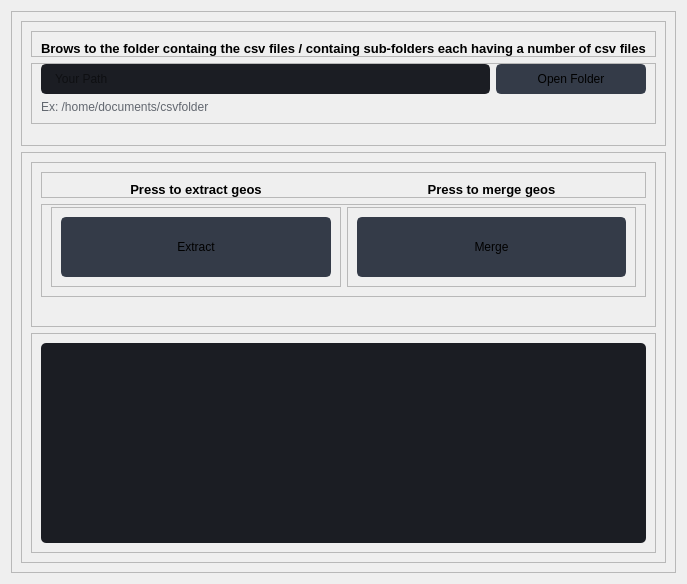
                  <widget class="QWidget" name="page5_Geos">
                   <layout class="QVBoxLayout" name="verticalLayout_34">
                    <item>
                     <widget class="QFrame" name="frame_71">
                      <property name="frameShape">
                       <enum>QFrame::StyledPanel</enum>
                      </property>
                      <property name="frameShadow">
                       <enum>QFrame::Raised</enum>
                      </property>
                      <layout class="QVBoxLayout" name="verticalLayout_33">
                       <item>
                        <widget class="QFrame" name="frame_72">
                         <property name="frameShape">
                          <enum>QFrame::StyledPanel</enum>
                         </property>
                         <property name="frameShadow">
                          <enum>QFrame::Raised</enum>
                         </property>
                         <layout class="QVBoxLayout" name="verticalLayout_30">
                          <property name="bottomMargin">
                           <number>15</number>
                          </property>
                          <item>
                           <widget class="QFrame" name="frame_73">
                            <property name="frameShape">
                             <enum>QFrame::StyledPanel</enum>
                            </property>
                            <property name="frameShadow">
                             <enum>QFrame::Raised</enum>
                            </property>
                            <layout class="QHBoxLayout" name="horizontalLayout_37">
                             <property name="bottomMargin">
                              <number>0</number>
                             </property>
                             <item>
                              <widget class="QLabel" name="labelBoxBlenderInstalation_10">
                               <property name="font">
                                <font>
                                 <family>Segoe UI</family>
                                 <pointsize>10</pointsize>
                                 <weight>75</weight>
                                 <bold>true</bold>
                                </font>
                               </property>
                               <property name="styleSheet">
                                <string notr="true"/>
                               </property>
                               <property name="text">
                                <string>Brows to the folder containg the csv files / containg sub-folders each having a number of csv files</string>
                               </property>
                              </widget>
                             </item>
                            </layout>
                           </widget>
                          </item>
                          <item>
                           <widget class="QFrame" name="frame_74">
                            <property name="frameShape">
                             <enum>QFrame::StyledPanel</enum>
                            </property>
                            <property name="frameShadow">
                             <enum>QFrame::Raised</enum>
                            </property>
                            <layout class="QHBoxLayout" name="horizontalLayout_38">
                             <property name="topMargin">
                              <number>0</number>
                             </property>
                             <item>
                              <layout class="QGridLayout" name="gridLayout_9">
                               <property name="bottomMargin">
                                <number>0</number>
                               </property>
                               <item row="0" column="0">
                                <widget class="QLineEdit" name="LineEditPath_Page5">
                                 <property name="minimumSize">
                                  <size>
                                   <width>0</width>
                                   <height>30</height>
                                  </size>
                                 </property>
                                 <property name="styleSheet">
                                  <string notr="true">QLineEdit {
	background-color: rgb(27, 29, 35);
	border-radius: 5px;
	border: 2px solid rgb(27, 29, 35);
	padding-left: 10px;
}
QLineEdit:hover {
	border: 2px solid rgb(64, 71, 88);
}
QLineEdit:focus {
	border: 2px solid rgb(91, 101, 124);
}</string>
                                 </property>
                                 <property name="placeholderText">
                                  <string>Your Path</string>
                                 </property>
                                </widget>
                               </item>
                               <item row="0" column="1">
                                <widget class="QPushButton" name="BtnBrows_Page5_Geos">
                                 <property name="minimumSize">
                                  <size>
                                   <width>150</width>
                                   <height>30</height>
                                  </size>
                                 </property>
                                 <property name="font">
                                  <font>
                                   <family>Segoe UI</family>
                                   <pointsize>9</pointsize>
                                  </font>
                                 </property>
                                 <property name="styleSheet">
                                  <string notr="true">QPushButton {
	border: 2px solid rgb(52, 59, 72);
	border-radius: 5px;	
	background-color: rgb(52, 59, 72);
}
QPushButton:hover {
	background-color: rgb(57, 65, 80);
	border: 2px solid rgb(61, 70, 86);
}
QPushButton:pressed {	
	background-color: rgb(35, 40, 49);
	border: 2px solid rgb(43, 50, 61);
}</string>
                                 </property>
                                 <property name="text">
                                  <string>Open Folder</string>
                                 </property>
                                 <property name="icon">
                                  <iconset resource="files.qrc">
                                   <normaloff>:/16x16/icons/16x16/cil-folder-open.png</normaloff>:/16x16/icons/16x16/cil-folder-open.png</iconset>
                                 </property>
                                </widget>
                               </item>
                               <item row="1" column="0" colspan="2">
                                <widget class="QLabel" name="labelVersion_10">
                                 <property name="styleSheet">
                                  <string notr="true">color: rgb(98, 103, 111);</string>
                                 </property>
                                 <property name="lineWidth">
                                  <number>1</number>
                                 </property>
                                 <property name="text">
                                  <string>Ex: /home/documents/csvfolder</string>
                                 </property>
                                 <property name="alignment">
                                  <set>Qt::AlignLeading|Qt::AlignLeft|Qt::AlignVCenter</set>
                                 </property>
                                </widget>
                               </item>
                              </layout>
                             </item>
                            </layout>
                           </widget>
                          </item>
                          <item>
                           <widget class="QFrame" name="frame_75">
                            <property name="frameShape">
                             <enum>QFrame::StyledPanel</enum>
                            </property>
                            <property name="frameShadow">
                             <enum>QFrame::Raised</enum>
                            </property>
                           </widget>
                          </item>
                         </layout>
                        </widget>
                       </item>
                       <item>
                        <widget class="QFrame" name="frame_76">
                         <property name="frameShape">
                          <enum>QFrame::StyledPanel</enum>
                         </property>
                         <property name="frameShadow">
                          <enum>QFrame::Raised</enum>
                         </property>
                         <layout class="QVBoxLayout" name="verticalLayout_31">
                          <item>
                           <widget class="QFrame" name="frame_77">
                            <property name="frameShape">
                             <enum>QFrame::StyledPanel</enum>
                            </property>
                            <property name="frameShadow">
                             <enum>QFrame::Raised</enum>
                            </property>
                            <layout class="QVBoxLayout" name="verticalLayout_32">
                             <item>
                              <widget class="QFrame" name="frame_78">
                               <property name="frameShape">
                                <enum>QFrame::StyledPanel</enum>
                               </property>
                               <property name="frameShadow">
                                <enum>QFrame::Raised</enum>
                               </property>
                               <layout class="QHBoxLayout" name="horizontalLayout_39">
                                <property name="bottomMargin">
                                 <number>0</number>
                                </property>
                                <item>
                                 <widget class="QLabel" name="labelBoxBlenderInstalation_11">
                                  <property name="font">
                                   <font>
                                    <family>Segoe UI</family>
                                    <pointsize>10</pointsize>
                                    <weight>75</weight>
                                    <bold>true</bold>
                                   </font>
                                  </property>
                                  <property name="styleSheet">
                                   <string notr="true"/>
                                  </property>
                                  <property name="text">
                                   <string>Press to extract geos</string>
                                  </property>
                                  <property name="alignment">
                                   <set>Qt::AlignCenter</set>
                                  </property>
                                 </widget>
                                </item>
                                <item>
                                 <widget class="QLabel" name="labelBoxBlenderInstalation_12">
                                  <property name="font">
                                   <font>
                                    <family>Segoe UI</family>
                                    <pointsize>10</pointsize>
                                    <weight>75</weight>
                                    <bold>true</bold>
                                   </font>
                                  </property>
                                  <property name="styleSheet">
                                   <string notr="true"/>
                                  </property>
                                  <property name="text">
                                   <string>Press to merge geos</string>
                                  </property>
                                  <property name="alignment">
                                   <set>Qt::AlignCenter</set>
                                  </property>
                                 </widget>
                                </item>
                               </layout>
                              </widget>
                             </item>
                             <item>
                              <widget class="QFrame" name="frame_79">
                               <property name="frameShape">
                                <enum>QFrame::StyledPanel</enum>
                               </property>
                               <property name="frameShadow">
                                <enum>QFrame::Raised</enum>
                               </property>
                               <layout class="QHBoxLayout" name="horizontalLayout_40">
                                <property name="topMargin">
                                 <number>2</number>
                                </property>
                                <item>
                                 <widget class="QFrame" name="frame_80">
                                  <property name="frameShape">
                                   <enum>QFrame::StyledPanel</enum>
                                  </property>
                                  <property name="frameShadow">
                                   <enum>QFrame::Raised</enum>
                                  </property>
                                  <layout class="QHBoxLayout" name="horizontalLayout_41">
                                   <item>
                                    <widget class="QPushButton" name="BtnExtractGeos_Page5">
                                     <property name="minimumSize">
                                      <size>
                                       <width>60</width>
                                       <height>60</height>
                                      </size>
                                     </property>
                                     <property name="font">
                                      <font>
                                       <family>Segoe UI</family>
                                       <pointsize>9</pointsize>
                                      </font>
                                     </property>
                                     <property name="layoutDirection">
                                      <enum>Qt::LeftToRight</enum>
                                     </property>
                                     <property name="autoFillBackground">
                                      <bool>false</bool>
                                     </property>
                                     <property name="styleSheet">
                                      <string notr="true">QPushButton {
	border: 2px solid rgb(52, 59, 72);
	border-radius: 5px;	
	background-color: rgb(52, 59, 72);
}
QPushButton:hover {
	background-color: rgb(57, 65, 80);
	border: 2px solid rgb(61, 70, 86);
}
QPushButton:pressed {	
	background-color: rgb(35, 40, 49);
	border: 2px solid rgb(43, 50, 61);
}</string>
                                     </property>
                                     <property name="text">
                                      <string>Extract</string>
                                     </property>
                                     <property name="icon">
                                      <iconset>
                                       <normaloff>icons/20x20/cil-paper-plane.png</normaloff>icons/20x20/cil-paper-plane.png</iconset>
                                     </property>
                                     <property name="checkable">
                                      <bool>false</bool>
                                     </property>
                                    </widget>
                                   </item>
                                  </layout>
                                 </widget>
                                </item>
                                <item>
                                 <widget class="QFrame" name="frame_81">
                                  <property name="frameShape">
                                   <enum>QFrame::StyledPanel</enum>
                                  </property>
                                  <property name="frameShadow">
                                   <enum>QFrame::Raised</enum>
                                  </property>
                                  <layout class="QVBoxLayout" name="verticalLayout_35">
                                   <item>
                                    <widget class="QPushButton" name="BtnMergeGeos_Page5">
                                     <property name="minimumSize">
                                      <size>
                                       <width>60</width>
                                       <height>60</height>
                                      </size>
                                     </property>
                                     <property name="font">
                                      <font>
                                       <family>Segoe UI</family>
                                       <pointsize>9</pointsize>
                                      </font>
                                     </property>
                                     <property name="layoutDirection">
                                      <enum>Qt::LeftToRight</enum>
                                     </property>
                                     <property name="autoFillBackground">
                                      <bool>false</bool>
                                     </property>
                                     <property name="styleSheet">
                                      <string notr="true">QPushButton {
	border: 2px solid rgb(52, 59, 72);
	border-radius: 5px;	
	background-color: rgb(52, 59, 72);
}
QPushButton:hover {
	background-color: rgb(57, 65, 80);
	border: 2px solid rgb(61, 70, 86);
}
QPushButton:pressed {	
	background-color: rgb(35, 40, 49);
	border: 2px solid rgb(43, 50, 61);
}</string>
                                     </property>
                                     <property name="text">
                                      <string>Merge</string>
                                     </property>
                                     <property name="icon">
                                      <iconset>
                                       <normaloff>icons/20x20/cil-paper-plane.png</normaloff>icons/20x20/cil-paper-plane.png</iconset>
                                     </property>
                                     <property name="checkable">
                                      <bool>false</bool>
                                     </property>
                                    </widget>
                                   </item>
                                  </layout>
                                 </widget>
                                </item>
                               </layout>
                              </widget>
                             </item>
                             <item>
                              <widget class="QLabel" name="LabelStatus_Page5_Geos">
                               <property name="styleSheet">
                                <string notr="true">color: rgb(98, 103, 111);</string>
                               </property>
                               <property name="lineWidth">
                                <number>1</number>
                               </property>
                               <property name="text">
                                <string/>
                               </property>
                               <property name="alignment">
                                <set>Qt::AlignCenter</set>
                               </property>
                              </widget>
                             </item>
                            </layout>
                           </widget>
                          </item>
                          <item>
                           <widget class="QFrame" name="frame_82">
                            <property name="frameShape">
                             <enum>QFrame::StyledPanel</enum>
                            </property>
                            <property name="frameShadow">
                             <enum>QFrame::Raised</enum>
                            </property>
                            <layout class="QVBoxLayout" name="verticalLayout_36">
                             <item>
                              <widget class="QPlainTextEdit" name="plainTextEdit_Page5">
                               <property name="minimumSize">
                                <size>
                                 <width>200</width>
                                 <height>200</height>
                                </size>
                               </property>
                               <property name="styleSheet">
                                <string notr="true">QPlainTextEdit {
	background-color: rgb(27, 29, 35);
	border-radius: 5px;
	padding: 10px;
}
QPlainTextEdit:hover {
	border: 2px solid rgb(64, 71, 88);
}
QPlainTextEdit:focus {
	border: 2px solid rgb(91, 101, 124);
}</string>
                               </property>
                              </widget>
                             </item>
                            </layout>
                           </widget>
                          </item>
                         </layout>
                        </widget>
                       </item>
                      </layout>
                     </widget>
                    </item>
                   </layout>
                  </widget>
